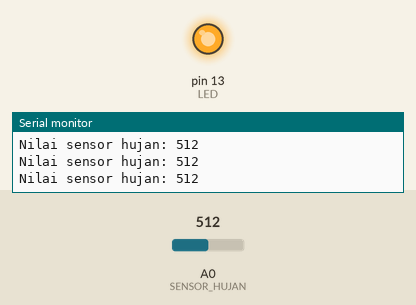
Recording of a sketch running on a simulated Arduino Uno, built with avr-gcc and run on an emulated ATmega328P. On the bench: output pins drawn as LEDs (lit = HIGH), the last lines printed to the serial monitor. Inputs (shaded band) come from the test bench; at power-on: A0 (SENSOR_HUJAN) = 512.

Above: at 1.2 s.
1.3 s: A0 (SENSOR_HUJAN) set to 590
2.8 s: A0 (SENSOR_HUJAN) set to 616
At 4.1 s:
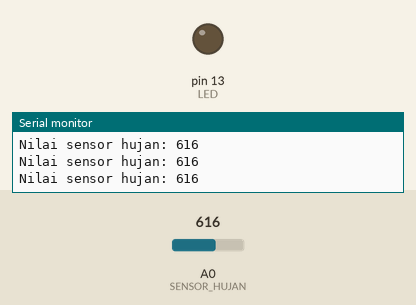
4.5 s: A0 (SENSOR_HUJAN) set to 511
At 5.3 s:
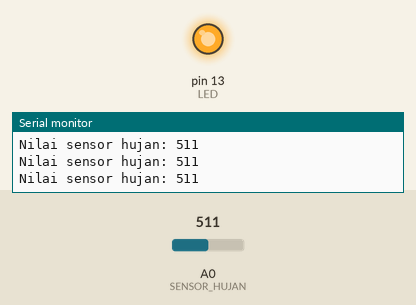
6.0 s: A0 (SENSOR_HUJAN) set to 610
At 6.5 s:
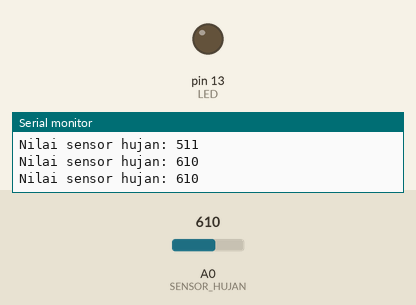
Timing chart, 0 to 8.5 s (numbered marks = the images above; inputs shaded):
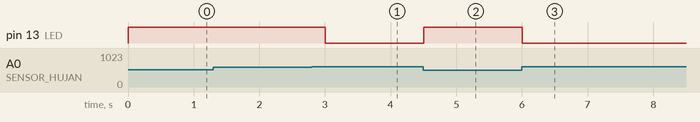

Measured:
- the behaviour switches between 599 and 600 on A0 (SENSOR_HUJAN) (found by bisection; images 0 and 1)
- after the input at 2.8 s, pin 13 (LED): HIGH → LOW after 0.20 s
- after the input at 4.5 s, pin 13 (LED): LOW → HIGH at once
- after the input at 6.0 s, pin 13 (LED): HIGH → LOW at once

The sketch:

02_Rain_LED.ino
```cpp
const int SENSOR_HUJAN = A0;
const int LED = 13;
const int BATAS_HUJAN = 600;

void setup() {
  pinMode(LED, OUTPUT);
  Serial.begin(9600);
}

void loop() {
  int nilaiHujan = analogRead(SENSOR_HUJAN);
  bool hujanTerdeteksi = nilaiHujan < BATAS_HUJAN;
  digitalWrite(LED, hujanTerdeteksi ? HIGH : LOW);

  Serial.print("Nilai sensor hujan: ");
  Serial.println(nilaiHujan);
  delay(300);
}
```
